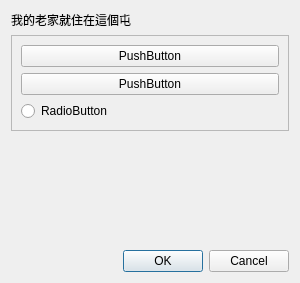
<?xml version="1.0" encoding="UTF-8"?>
<ui version="4.0">
 <class>TestDialog</class>
 <widget class="InnerDialog" name="TestDialog">
  <property name="geometry">
   <rect>
    <x>0</x>
    <y>0</y>
    <width>300</width>
    <height>283</height>
   </rect>
  </property>
  <property name="minimumSize">
   <size>
    <width>0</width>
    <height>0</height>
   </size>
  </property>
  <property name="maximumSize">
   <size>
    <width>300</width>
    <height>10000</height>
   </size>
  </property>
  <property name="windowTitle">
   <string>Dialog</string>
  </property>
  <property name="styleSheet">
   <string notr="true"/>
  </property>
  <layout class="QGridLayout" name="gridLayout_2">
   <item row="0" column="0">
    <widget class="QLabel" name="label">
     <property name="text">
      <string>我的老家就住在這個屯</string>
     </property>
    </widget>
   </item>
   <item row="1" column="0">
    <widget class="QFrame" name="frame">
     <property name="frameShape">
      <enum>QFrame::StyledPanel</enum>
     </property>
     <property name="frameShadow">
      <enum>QFrame::Raised</enum>
     </property>
     <layout class="QGridLayout" name="gridLayout">
      <item row="0" column="0">
       <widget class="QPushButton" name="pushButton">
        <property name="text">
         <string>PushButton</string>
        </property>
       </widget>
      </item>
      <item row="2" column="0">
       <widget class="QRadioButton" name="radioButton">
        <property name="text">
         <string>RadioButton</string>
        </property>
       </widget>
      </item>
      <item row="1" column="0">
       <widget class="QPushButton" name="pushButton_2">
        <property name="text">
         <string>PushButton</string>
        </property>
       </widget>
      </item>
     </layout>
    </widget>
   </item>
   <item row="2" column="0">
    <spacer name="verticalSpacer">
     <property name="orientation">
      <enum>Qt::Vertical</enum>
     </property>
     <property name="sizeHint" stdset="0">
      <size>
       <width>20</width>
       <height>102</height>
      </size>
     </property>
    </spacer>
   </item>
   <item row="3" column="0">
    <widget class="QDialogButtonBox" name="buttonBox">
     <property name="standardButtons">
      <set>QDialogButtonBox::Cancel|QDialogButtonBox::Ok</set>
     </property>
    </widget>
   </item>
  </layout>
 </widget>
 <customwidgets>
  <customwidget>
   <class>InnerDialog</class>
   <extends>QWidget</extends>
   <header>innerdialog.h</header>
   <container>1</container>
  </customwidget>
 </customwidgets>
 <resources/>
 <connections/>
 <slots>
  <slot>pushButton_2()</slot>
 </slots>
</ui>
